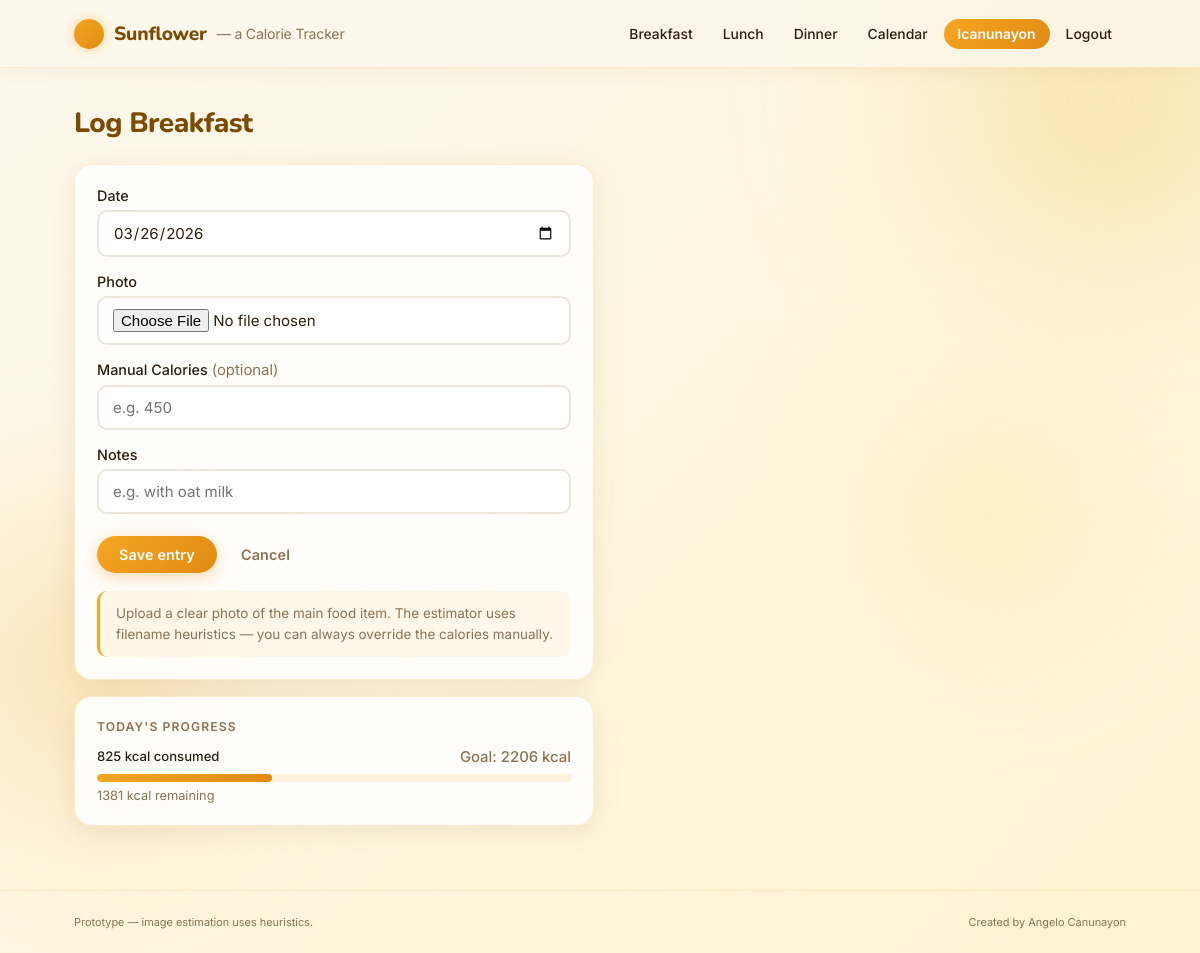
The app's page /upload/breakfast (signed in) with its own data.
### models.py (models this page shows, shortened)
class User(UserMixin, db.Model):
    id = db.Column(db.Integer, primary_key=True)
    username = db.Column(db.String(80), unique=True, nullable=False)
    password_hash = db.Column(db.String(200), nullable=False)
    created_at = db.Column(db.DateTime, server_default=db.func.now())
    entries = db.relationship('Entry', backref='user', lazy=True)
    avatar_filename = db.Column(db.String(200))
    weight_kg      = db.Column(db.Float)
    height_cm      = db.Column(db.Float)
    age            = db.Column(db.Integer)
    sex            = db.Column(db.String(10))
    activity_level = db.Column(db.String(20))
    goal_type      = db.Column(db.String(20))   # 'lose' | 'maintain' | 'gain'
    calorie_goal   = db.Column(db.Integer)

class Entry(db.Model):
    id = db.Column(db.Integer, primary_key=True)
    date = db.Column(db.String(20), nullable=False)  # ISO date
    meal = db.Column(db.String(20), nullable=False)
    food_estimate = db.Column(db.String(200))
    calories = db.Column(db.Integer)
    notes = db.Column(db.Text)
    image_filename = db.Column(db.String(200))
    created_at = db.Column(db.DateTime, server_default=db.func.now())
    user_id = db.Column(db.Integer, db.ForeignKey('user.id'), nullable=True)

### app.py (the view, shortened to what this page needs)
@app.route('/upload/<meal>', methods=['GET', 'POST'])
@login_required
def upload(meal):
    meal = meal.lower()
    if meal not in ('breakfast', 'lunch', 'dinner'):
        flash('Meal must be breakfast, lunch or dinner')
        return redirect(url_for('index'))
    today = datetime.date.today()
    today_entries = Entry.query.filter(
        Entry.date == today.isoformat(), Entry.user_id == current_user.id
    ).all()
    today_total = sum(e.calories or 0 for e in today_entries)
    return render_template('upload.html', meal=meal, date=today.isoformat(), today_total=today_total)

### app.py (called while the page is built)
@login_manager.user_loader
def load_user(user_id):
    from models import User
    try:
        return User.query.get(int(user_id))
    except Exception:
        return None

### templates/upload.html
{% extends 'base.html' %}
{% block content %}
  <h2 class="page-heading">Log {{ meal.title() }}</h2>
  <div class="card form-card">
    <form method="post" enctype="multipart/form-data">
      <label>Date
        <input type="date" name="date" value="{{ date }}">
      </label>
      <label>Photo
        <input type="file" name="photo" accept="image/*">
      </label>
      <label>Manual Calories <span class="muted" style="font-weight:400;">(optional)</span>
        <input type="number" name="manual_cal" placeholder="e.g. 450">
      </label>
      <label>Notes
        <input type="text" name="notes" placeholder="e.g. with oat milk">
      </label>
      <div class="form-actions">
        <button class="btn btn-primary" type="submit">Save entry</button>
        <a class="btn btn-ghost" href="/">Cancel</a>
      </div>
    </form>
    <div class="form-tip">
      Upload a clear photo of the main food item. The estimator uses filename heuristics — you can always override the calories manually.
    </div>
  </div>
  {% if current_user.calorie_goal %}
  <div class="card form-card" style="margin-top:16px;">
    <div class="day-title">Today's progress</div>
    {% set pct = [((today_total / current_user.calorie_goal) * 100)|int, 100]|min %}
    {% set over = today_total > current_user.calorie_goal %}
    <div class="goal-progress-labels">
      <span>{{ today_total }} kcal consumed</span>
      <span class="muted">Goal: {{ current_user.calorie_goal }} kcal</span>
    </div>
    <div class="goal-bar-wrap" style="margin-top:8px;">
      <div class="goal-bar-fill {{ 'over' if over else '' }}" style="width:{{ pct }}%"></div>
    </div>
    <div class="muted" style="font-size:0.8rem;margin-top:6px;">
      {% if over %}{{ today_total - current_user.calorie_goal }} kcal over goal{% else %}{{ current_user.calorie_goal - today_total }} kcal remaining{% endif %}
    </div>
  </div>
  {% endif %}
{% endblock %}

### templates/base.html (shortened to what this page needs)
<!doctype html>
<html lang="en">
  <head>
    <link rel="stylesheet" href="/static/style.css">
  </head>
  <body>
    <div class="bg-canvas"></div>
    <div class="bg-orb bg-orb-1"></div>
    <div class="bg-orb bg-orb-3"></div>
    <div id="site-root" class="page-enter">
      <header class="site-header">
        <div class="container header-inner">
          <h1 class="brand">
            <a href="/">
              <span class="brand-sun"></span>
              Sunflower
              <span class="brand-text-sub">— a Calorie Tracker</span>
            </a>
          </h1>
          <nav class="main-nav">
            <a class="nav-link" href="/upload/breakfast">Breakfast</a>
            <a class="nav-link" href="/upload/lunch">Lunch</a>
            <a class="nav-link" href="/upload/dinner">Dinner</a>
            <a class="nav-link" href="/calendar">Calendar</a>
            {% if current_user.is_authenticated %}
              <a class="nav-link nav-user" href="/profile">{{ current_user.username }}</a>
              <a class="nav-link" href="/logout">Logout</a>
            {% else %}
              <a class="nav-link" href="/login">Login</a>
              <a class="nav-link" href="/register">Register</a>
            {% endif %}
          </nav>
        </div>
      </header>
      <main class="container">
        <div id="page-content">
          {% block content %}{% endblock %}
        </div>
      </main>
      <footer class="site-footer">
        <div class="container footer-inner">
          <small>Prototype — image estimation uses heuristics.</small>
          <small>Created by Angelo Canunayon</small>
        </div>
      </footer>
    </div>
  </body>
</html>

### records on screen
User: username "lcanunayon", calorie_goal "2206", current_user.calorie_goal-today_total "1381"
Entry: title "Breakfast"

### other values on screen
{{ today_total }} "825"
